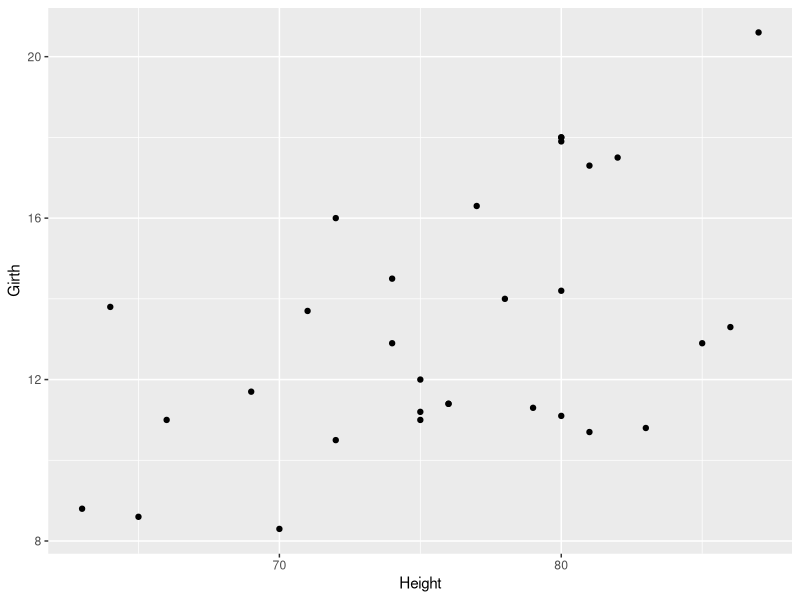
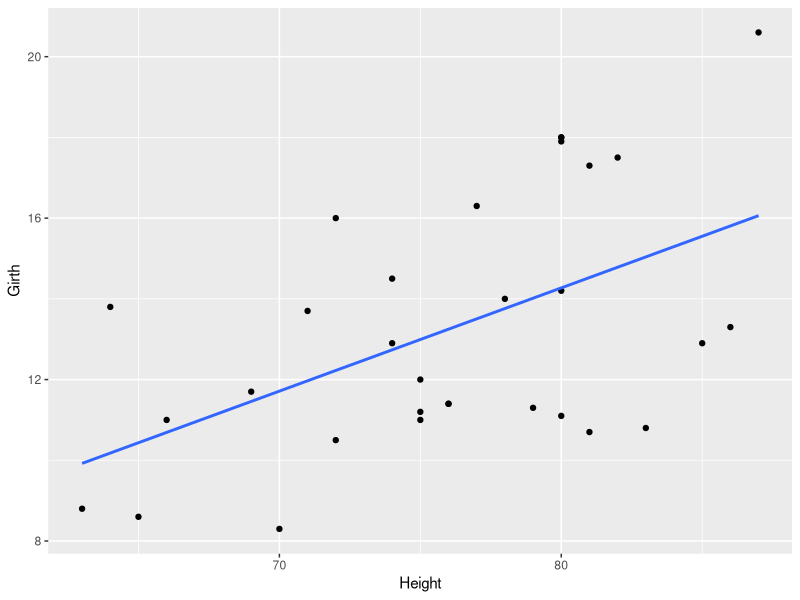
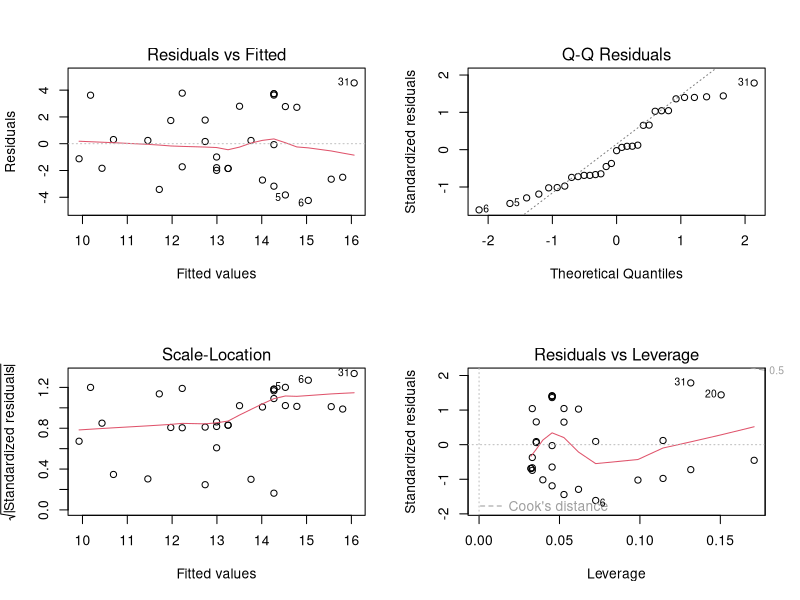
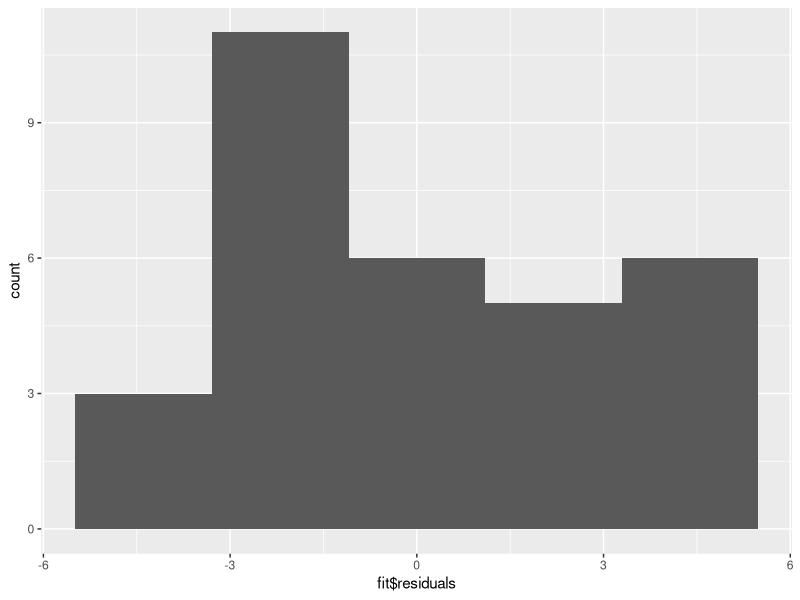

Recreate these plots in R, in order.
## ---- chunk 1
library(magrittr) #contains the pipe operator "%>%" [also contained in the dplyr package]
library(ggplot2)
trees %>%
  ggplot() + 
  geom_point(aes(Height, Girth))
## ---- chunk 2
trees %>% 
  ggplot(aes(Height, Girth)) +
  geom_point() +
  geom_smooth(method = "lm", se = F)
## ---- chunk 3
## run the regression
fit <- lm(Girth ~ Height , data = trees)
## ---- chunk 4
par(mfrow = c(2, 2))
plot(fit)
## ---- chunk 5
library(ggplot2)
ggplot(fit, aes(fit$residuals)) + 
  geom_histogram(bins = 5)

## ---- chunk 6
## take a look at the output
summary(fit)
## ---- chunk 7
#install.packages("broom")
library(broom)
tidy(fit)
